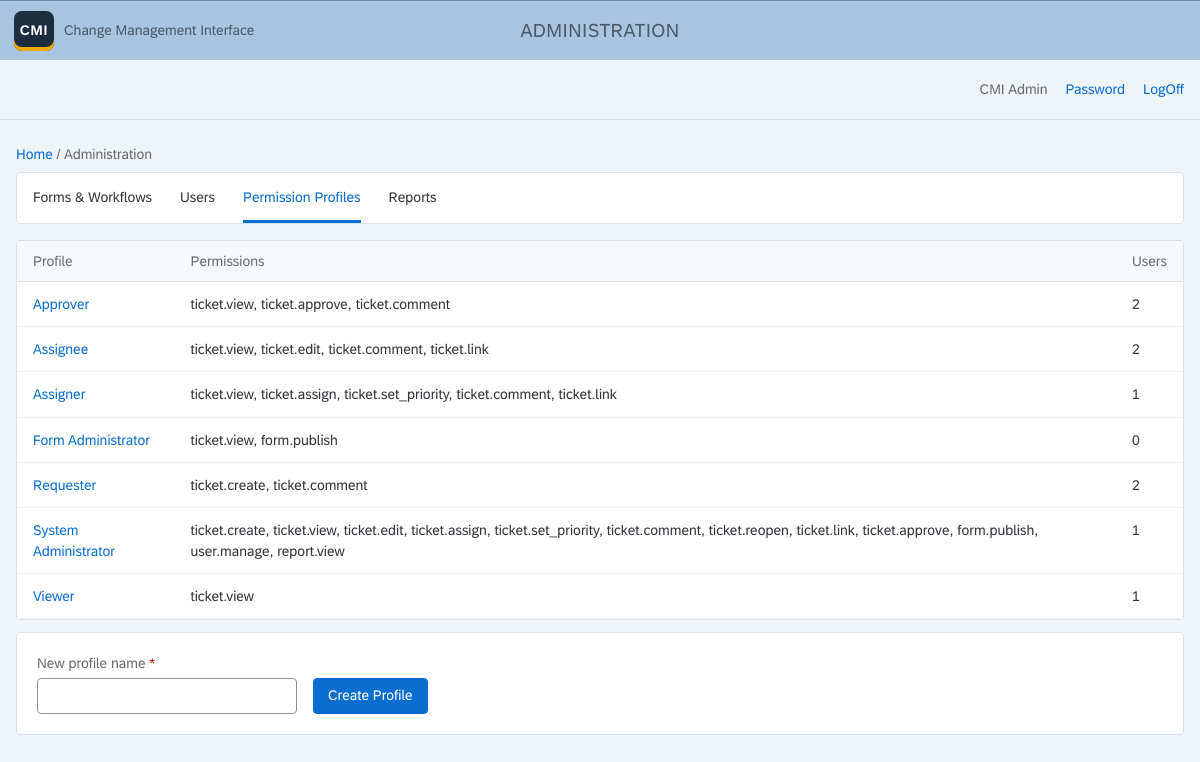
The app's page /admin/profiles (signed in) with its own data.
### models.py (models this page shows, shortened)
class User(db.Model):
    id = db.Column(db.Integer, primary_key=True)
    email = db.Column(db.String(255), unique=True, nullable=False)
    name = db.Column(db.String(120), nullable=False)
    is_core = db.Column(db.Boolean, default=False, nullable=False)
    password_hash = db.Column(db.String(255))
    active = db.Column(db.Boolean, default=True, nullable=False)
    failed_logins = db.Column(db.Integer, default=0, nullable=False)
    locked_until = db.Column(db.DateTime)
    created_at = db.Column(db.DateTime, default=utcnow, nullable=False)
    deleted_at = db.Column(db.DateTime)  # soft delete: hidden everywhere; restore by clearing it (and setting active) in the DB
    profiles = db.relationship("PermissionProfile", secondary="user_profile", back_populates="users")
    def can(self, perm):
        return any(perm in p.permissions for p in self.profiles)

class PermissionProfile(db.Model):
    id = db.Column(db.Integer, primary_key=True)
    name = db.Column(db.String(80), unique=True, nullable=False)
    permissions = db.Column(db.JSON, default=list, nullable=False)
    users = db.relationship("User", secondary="user_profile", back_populates="profiles")

### admin.py (the view, shortened to what this page needs)
@bp.route("/profiles", methods=["GET", "POST"])
def profiles():
    need("user.manage")
    return render_template("admin_profiles.html", profiles=PermissionProfile.query.order_by(PermissionProfile.name).all())

### app.py (called while the page is built)
@app.before_request
def guard():
    if request.method == "POST":
        token = session.get("_csrf")
        if not token or not secrets.compare_digest(request.form.get("_csrf", ""), token):
            abort(400, "Form expired. Reload the page and try again.")
    g.user = db.session.get(User, session["uid"]) if "uid" in session else None
    if g.user and not g.user.active:
        session.clear()
        g.user = None
    if not g.user and request.endpoint not in PUBLIC_ENDPOINTS:
        return redirect(url_for("login"))

@app.after_request
def security_headers(resp):
    resp.headers.setdefault("Content-Security-Policy", "default-src 'self'; style-src 'self' 'unsafe-inline'; "
                            "img-src 'self' data:; frame-ancestors 'none'; form-action 'self'")
    resp.headers.setdefault("X-Content-Type-Options", "nosniff")
    resp.headers.setdefault("Referrer-Policy", "same-origin")
    return resp

@app.context_processor
def template_globals():
    if "_csrf" not in session:
        session["_csrf"] = secrets.token_urlsafe(32)
    return dict(csrf=session["_csrf"])

### core.py (called while the page is built)
def need(perm):
    if not g.user.can(perm):
        abort(403)

### templates/admin_profiles.html (shortened to what this page needs)
{% extends "base.html" %}
{% block shell %}Administration{% endblock %}
{% block body %}
<main class="page">
  {% include "_admin_nav.html" %}
  <div class="panel table-wrap">
    <table>
      <thead><tr><th>Profile</th><th>Permissions</th><th>Users</th></tr></thead>
      <tbody>
        {% for p in profiles %}
        <tr><td><a href="{{ url_for('admin.profile_edit', pid=p.id) }}">{{ p.name }}</a></td>
          <td>{{ p.permissions|join(', ') or '—' }}</td><td>{{ p.users|length }}</td></tr>
        {% endfor %}
      </tbody>
    </table>
  </div>
  <form class="panel pad inline-form spaced" method="post">
    <div><label for="name" class="req">New profile name</label><input id="name" name="name" maxlength="80" required></div>
    <button class="btn emph" type="submit">Create Profile</button>
  </form>
</main>
{% endblock %}

### templates/base.html (shortened to what this page needs)
<!doctype html>
<html lang="en">
<head>
<link rel="stylesheet" href="{{ url_for('static', filename='fiori.css') }}">
</head>
<body>
<header class="shell">
  <a class="logo" href="{{ url_for('home') }}"><b>CMI</b><span>Change Management Interface</span></a>
  <span class="shell-title">{% block shell %}{% endblock %}</span>
</header>
{% if g.user %}
<div class="subbar">
  <span class="user">{{ g.user.name }}</span>
  {% if g.user.is_core %}<a href="{{ url_for('account') }}">Password</a>{% endif %}
  <a href="{{ url_for('logout') }}">LogOff</a>
</div>
{% endif %}
{% block body %}{% endblock %}
</body>
</html>

### static/fiori.css (style rules this page uses)
:root { --shell: #a9c4df; --shell-text: #4a5a6a; --page: #eff4f9; --surface: #fff; --border: #d9e1e8; --rule: #c4cbd2; --text: #32363a; --muted: #6a6d70; --link: #0a6ed1; --brand: #0a6ed1; --brand-hover: #085caf; --positive: #107e3e; --negative: #bb0000; --critical: #e9730c; --info: #0a6ed1; --neutral: #6a6d70; }
* { box-sizing: border-box; }
body { margin: 0; font: 400 14px/1.45 "72", "72full", Arial, Helvetica, sans-serif; color: var(--text); background: var(--page); }
a { color: var(--link); text-decoration: none; }
.shell { height: 60px; display: grid; grid-template-columns: 1fr auto 1fr; align-items: center; padding: 0 14px; background: var(--shell); border-top: 1px solid #6f8aa3; }
.shell-title { color: var(--shell-text); font-size: 19px; letter-spacing: .02em; text-transform: uppercase; }
.logo { justify-self: start; display: inline-flex; align-items: center; gap: 10px; color: var(--shell-text); font-size: 14px; }
.logo b { display: grid; place-items: center; width: 40px; height: 40px; border-radius: 8px; background: #1d2d3e; color: #fff; font-size: 14px; letter-spacing: .06em; box-shadow: inset 0 -4px 0 #f0ab00; }
.subbar { height: 60px; display: flex; justify-content: flex-end; align-items: center; gap: 18px; padding: 0 16px; border-bottom: 1px solid var(--border); }
.subbar .user { color: var(--muted); }
.page { padding: 24px 16px 96px; }
.panel { background: var(--surface); border: 1px solid var(--border); border-radius: 4px; }
.btn { font: inherit; height: 36px; padding: 0 14px; border-radius: 4px; cursor: pointer; border: 1px solid var(--brand); background: var(--surface); color: var(--brand); }
.btn.emph { background: var(--brand); color: #fff; }
label { display: block; color: var(--muted); font-size: 14px; margin-bottom: 4px; }
input, select, textarea { font: inherit; color: var(--text); width: 100%; height: 36px; padding: 0 10px; border: 1px solid #89919a; border-radius: 4px; background: var(--surface); }
.table-wrap { overflow-x: auto; }
table { width: 100%; border-collapse: collapse; background: var(--surface); }
th { text-align: left; font-weight: 400; color: var(--muted); padding: 10px 16px; border-bottom: 1px solid var(--border); background: #f7f9fb; white-space: nowrap; }
td { padding: 12px 16px; border-bottom: 1px solid #eef1f4; vertical-align: top; }
.req::after { content: " *"; color: var(--negative); }
.pad { padding: 20px; }
.spaced { margin-top: 12px; }
.inline-form { display: flex; flex-wrap: wrap; gap: 12px 16px; align-items: end; }
.inline-form > div { flex: 0 1 260px; }

### records on screen
User: user.name "CMI Admin"
PermissionProfile: name "Approver", permissions "ticket.view, ticket.approve, ticket.comment", users|length "2"
PermissionProfile: name "Assignee", permissions "ticket.view, ticket.edit, ticket.comment, ticket.link", users|length "2"
PermissionProfile: name "Assigner", permissions "ticket.view, ticket.assign, ticket.set_priority, ticket.comment, ticket.link", users|length "1"
PermissionProfile: name "Form Administrator", permissions "ticket.view, form.publish", users|length "0"
PermissionProfile: name "Requester", permissions "ticket.create, ticket.comment", users|length "2"
PermissionProfile: name "System Administrator", permissions "ticket.create, ticket.view, ticket.edit, ticket.assign, ticket.set_priority, ticket.comment, ticket.reopen, ticket.link, ticket.approve, form.publish, user.manage, report.view", users|length "1"
PermissionProfile: name "Viewer", permissions "ticket.view", users|length "1"
